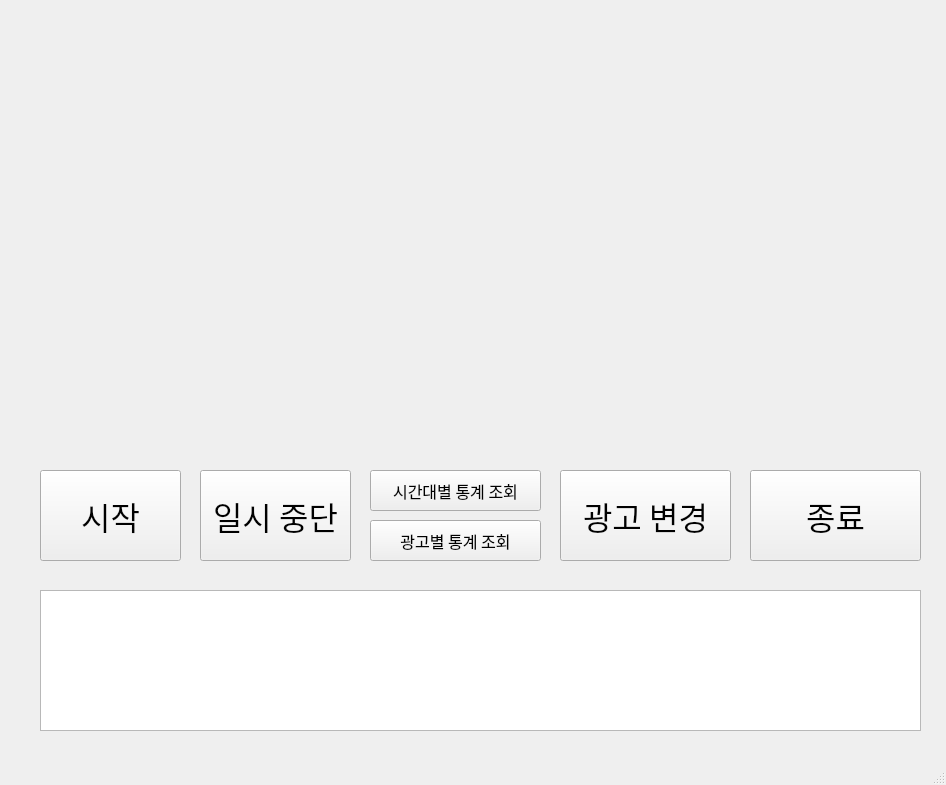
<?xml version="1.0" encoding="UTF-8"?>
<ui version="4.0">
 <class>MainWindow</class>
 <widget class="QMainWindow" name="MainWindow">
  <property name="geometry">
   <rect>
    <x>0</x>
    <y>0</y>
    <width>946</width>
    <height>785</height>
   </rect>
  </property>
  <property name="windowTitle">
   <string>MainWindow</string>
  </property>
  <widget class="QWidget" name="centralwidget">
   <widget class="QPushButton" name="pushButton">
    <property name="geometry">
     <rect>
      <x>40</x>
      <y>470</y>
      <width>141</width>
      <height>91</height>
     </rect>
    </property>
    <property name="font">
     <font>
      <family>08서울남산체 EB</family>
      <pointsize>24</pointsize>
     </font>
    </property>
    <property name="text">
     <string>시작</string>
    </property>
   </widget>
   <widget class="QPushButton" name="pushButton_4">
    <property name="geometry">
     <rect>
      <x>560</x>
      <y>470</y>
      <width>171</width>
      <height>91</height>
     </rect>
    </property>
    <property name="font">
     <font>
      <family>08서울남산체 EB</family>
      <pointsize>24</pointsize>
     </font>
    </property>
    <property name="text">
     <string>광고 변경</string>
    </property>
   </widget>
   <widget class="QPushButton" name="pushButton_3">
    <property name="geometry">
     <rect>
      <x>370</x>
      <y>470</y>
      <width>171</width>
      <height>41</height>
     </rect>
    </property>
    <property name="font">
     <font>
      <family>08서울남산체 EB</family>
      <pointsize>12</pointsize>
     </font>
    </property>
    <property name="text">
     <string>시간대별 통계 조회</string>
    </property>
   </widget>
   <widget class="QLabel" name="label_2">
    <property name="geometry">
     <rect>
      <x>500</x>
      <y>10</y>
      <width>411</width>
      <height>431</height>
     </rect>
    </property>
    <property name="text">
     <string/>
    </property>
   </widget>
   <widget class="QLabel" name="label">
    <property name="geometry">
     <rect>
      <x>30</x>
      <y>10</y>
      <width>411</width>
      <height>431</height>
     </rect>
    </property>
    <property name="text">
     <string/>
    </property>
   </widget>
   <widget class="QTextBrowser" name="textBrowser">
    <property name="geometry">
     <rect>
      <x>40</x>
      <y>590</y>
      <width>881</width>
      <height>141</height>
     </rect>
    </property>
   </widget>
   <widget class="QPushButton" name="pushButton_2">
    <property name="geometry">
     <rect>
      <x>200</x>
      <y>470</y>
      <width>151</width>
      <height>91</height>
     </rect>
    </property>
    <property name="font">
     <font>
      <family>08서울남산체 EB</family>
      <pointsize>24</pointsize>
     </font>
    </property>
    <property name="text">
     <string>일시 중단</string>
    </property>
   </widget>
   <widget class="QPushButton" name="pushButton_5">
    <property name="geometry">
     <rect>
      <x>750</x>
      <y>470</y>
      <width>171</width>
      <height>91</height>
     </rect>
    </property>
    <property name="font">
     <font>
      <family>08서울남산체 EB</family>
      <pointsize>24</pointsize>
     </font>
    </property>
    <property name="text">
     <string>종료</string>
    </property>
   </widget>
   <widget class="QPushButton" name="pushButton_6">
    <property name="geometry">
     <rect>
      <x>370</x>
      <y>520</y>
      <width>171</width>
      <height>41</height>
     </rect>
    </property>
    <property name="font">
     <font>
      <family>08서울남산체 EB</family>
      <pointsize>12</pointsize>
     </font>
    </property>
    <property name="text">
     <string>광고별 통계 조회</string>
    </property>
   </widget>
  </widget>
  <widget class="QMenuBar" name="menubar">
   <property name="geometry">
    <rect>
     <x>0</x>
     <y>0</y>
     <width>946</width>
     <height>21</height>
    </rect>
   </property>
  </widget>
  <widget class="QStatusBar" name="statusbar"/>
 </widget>
 <resources/>
 <connections/>
</ui>
